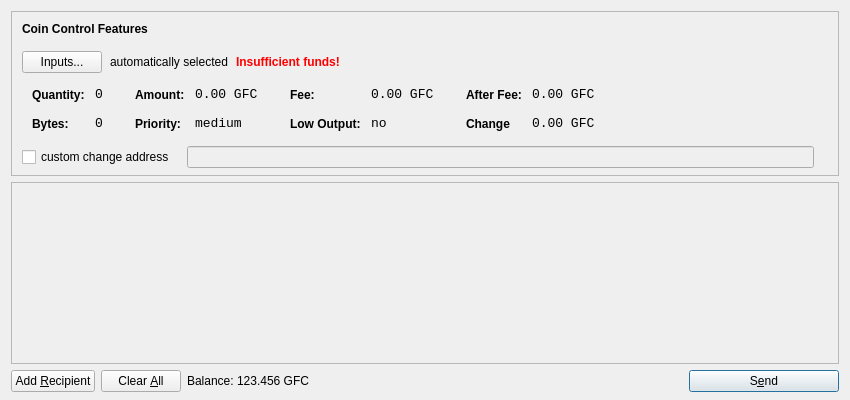
<?xml version="1.0" encoding="UTF-8"?>
<ui version="4.0">
 <class>SendCoinsDialog</class>
 <widget class="QDialog" name="SendCoinsDialog">
  <property name="geometry">
   <rect>
    <x>0</x>
    <y>0</y>
    <width>850</width>
    <height>400</height>
   </rect>
  </property>
  <property name="windowTitle">
   <string>Send Coins</string>
  </property>
  <layout class="QVBoxLayout" name="verticalLayout" stretch="0,1,0">
   <property name="bottomMargin">
    <number>8</number>
   </property>
   <item>
    <widget class="QFrame" name="frameCoinControl">
     <property name="sizePolicy">
      <sizepolicy hsizetype="Expanding" vsizetype="Expanding">
       <horstretch>0</horstretch>
       <verstretch>0</verstretch>
      </sizepolicy>
     </property>
     <property name="maximumSize">
      <size>
       <width>16777215</width>
       <height>16777215</height>
      </size>
     </property>
     <property name="frameShape">
      <enum>QFrame::StyledPanel</enum>
     </property>
     <property name="frameShadow">
      <enum>QFrame::Sunken</enum>
     </property>
     <layout class="QVBoxLayout" name="verticalLayoutCoinControl2">
      <property name="spacing">
       <number>-1</number>
      </property>
      <property name="leftMargin">
       <number>0</number>
      </property>
      <property name="topMargin">
       <number>0</number>
      </property>
      <property name="rightMargin">
       <number>0</number>
      </property>
      <property name="bottomMargin">
       <number>6</number>
      </property>
      <item>
       <layout class="QVBoxLayout" name="verticalLayoutCoinControl" stretch="0,0,0,0,1">
        <property name="spacing">
         <number>0</number>
        </property>
        <property name="leftMargin">
         <number>10</number>
        </property>
        <property name="topMargin">
         <number>10</number>
        </property>
        <item>
         <layout class="QHBoxLayout" name="horizontalLayoutCoinControl1">
          <property name="bottomMargin">
           <number>15</number>
          </property>
          <item>
           <widget class="QLabel" name="labelCoinControlFeatures">
            <property name="sizePolicy">
             <sizepolicy hsizetype="Preferred" vsizetype="Maximum">
              <horstretch>0</horstretch>
              <verstretch>0</verstretch>
             </sizepolicy>
            </property>
            <property name="font">
             <font>
              <weight>75</weight>
              <bold>true</bold>
             </font>
            </property>
            <property name="styleSheet">
             <string notr="true">font-weight:bold;</string>
            </property>
            <property name="text">
             <string>Coin Control Features</string>
            </property>
           </widget>
          </item>
         </layout>
        </item>
        <item>
         <layout class="QHBoxLayout" name="horizontalLayoutCoinControl2" stretch="0,0,0,0">
          <property name="spacing">
           <number>8</number>
          </property>
          <property name="bottomMargin">
           <number>10</number>
          </property>
          <item>
           <widget class="QPushButton" name="pushButtonCoinControl">
            <property name="styleSheet">
             <string notr="true"/>
            </property>
            <property name="text">
             <string>Inputs...</string>
            </property>
           </widget>
          </item>
          <item>
           <widget class="QLabel" name="labelCoinControlAutomaticallySelected">
            <property name="text">
             <string>automatically selected</string>
            </property>
            <property name="margin">
             <number>5</number>
            </property>
           </widget>
          </item>
          <item>
           <widget class="QLabel" name="labelCoinControlInsuffFunds">
            <property name="font">
             <font>
              <weight>75</weight>
              <bold>true</bold>
             </font>
            </property>
            <property name="styleSheet">
             <string notr="true">color:red;font-weight:bold;</string>
            </property>
            <property name="text">
             <string>Insufficient funds!</string>
            </property>
            <property name="margin">
             <number>5</number>
            </property>
           </widget>
          </item>
          <item>
           <spacer name="horizontalSpacerCoinControl">
            <property name="orientation">
             <enum>Qt::Horizontal</enum>
            </property>
            <property name="sizeHint" stdset="0">
             <size>
              <width>40</width>
              <height>1</height>
             </size>
            </property>
           </spacer>
          </item>
         </layout>
        </item>
        <item>
         <widget class="QWidget" name="widgetCoinControl" native="true">
          <property name="sizePolicy">
           <sizepolicy hsizetype="Preferred" vsizetype="Preferred">
            <horstretch>0</horstretch>
            <verstretch>0</verstretch>
           </sizepolicy>
          </property>
          <property name="minimumSize">
           <size>
            <width>0</width>
            <height>0</height>
           </size>
          </property>
          <property name="styleSheet">
           <string notr="true"/>
          </property>
          <layout class="QHBoxLayout" name="horizontalLayoutCoinControl5">
           <property name="margin">
            <number>0</number>
           </property>
           <item>
            <layout class="QHBoxLayout" name="horizontalLayoutCoinControl3" stretch="0,0,0,1">
             <property name="spacing">
              <number>20</number>
             </property>
             <property name="topMargin">
              <number>0</number>
             </property>
             <property name="bottomMargin">
              <number>10</number>
             </property>
             <item>
              <layout class="QFormLayout" name="formLayoutCoinControl1">
               <property name="horizontalSpacing">
                <number>10</number>
               </property>
               <property name="verticalSpacing">
                <number>14</number>
               </property>
               <property name="leftMargin">
                <number>10</number>
               </property>
               <property name="topMargin">
                <number>4</number>
               </property>
               <property name="rightMargin">
                <number>6</number>
               </property>
               <item row="0" column="0">
                <widget class="QLabel" name="labelCoinControlQuantityText">
                 <property name="styleSheet">
                  <string notr="true">font-weight:bold;</string>
                 </property>
                 <property name="text">
                  <string>Quantity:</string>
                 </property>
                 <property name="margin">
                  <number>0</number>
                 </property>
                </widget>
               </item>
               <item row="0" column="1">
                <widget class="QLabel" name="labelCoinControlQuantity">
                 <property name="font">
                  <font>
                   <family>Monospace</family>
                   <pointsize>10</pointsize>
                  </font>
                 </property>
                 <property name="cursor">
                  <cursorShape>IBeamCursor</cursorShape>
                 </property>
                 <property name="contextMenuPolicy">
                  <enum>Qt::ActionsContextMenu</enum>
                 </property>
                 <property name="text">
                  <string>0</string>
                 </property>
                 <property name="margin">
                  <number>0</number>
                 </property>
                 <property name="textInteractionFlags">
                  <set>Qt::LinksAccessibleByMouse|Qt::TextSelectableByKeyboard|Qt::TextSelectableByMouse</set>
                 </property>
                </widget>
               </item>
               <item row="1" column="0">
                <widget class="QLabel" name="labelCoinControlBytesText">
                 <property name="styleSheet">
                  <string notr="true">font-weight:bold;</string>
                 </property>
                 <property name="text">
                  <string>Bytes:</string>
                 </property>
                </widget>
               </item>
               <item row="1" column="1">
                <widget class="QLabel" name="labelCoinControlBytes">
                 <property name="font">
                  <font>
                   <family>Monospace</family>
                   <pointsize>10</pointsize>
                  </font>
                 </property>
                 <property name="cursor">
                  <cursorShape>IBeamCursor</cursorShape>
                 </property>
                 <property name="contextMenuPolicy">
                  <enum>Qt::ActionsContextMenu</enum>
                 </property>
                 <property name="text">
                  <string>0</string>
                 </property>
                 <property name="textInteractionFlags">
                  <set>Qt::LinksAccessibleByMouse|Qt::TextSelectableByKeyboard|Qt::TextSelectableByMouse</set>
                 </property>
                </widget>
               </item>
              </layout>
             </item>
             <item>
              <layout class="QFormLayout" name="formLayoutCoinControl2">
               <property name="horizontalSpacing">
                <number>10</number>
               </property>
               <property name="verticalSpacing">
                <number>14</number>
               </property>
               <property name="leftMargin">
                <number>6</number>
               </property>
               <property name="topMargin">
                <number>4</number>
               </property>
               <property name="rightMargin">
                <number>6</number>
               </property>
               <item row="0" column="0">
                <widget class="QLabel" name="labelCoinControlAmountText">
                 <property name="styleSheet">
                  <string notr="true">font-weight:bold;</string>
                 </property>
                 <property name="text">
                  <string>Amount:</string>
                 </property>
                 <property name="margin">
                  <number>0</number>
                 </property>
                </widget>
               </item>
               <item row="0" column="1">
                <widget class="QLabel" name="labelCoinControlAmount">
                 <property name="font">
                  <font>
                   <family>Monospace</family>
                   <pointsize>10</pointsize>
                  </font>
                 </property>
                 <property name="cursor">
                  <cursorShape>IBeamCursor</cursorShape>
                 </property>
                 <property name="contextMenuPolicy">
                  <enum>Qt::ActionsContextMenu</enum>
                 </property>
                 <property name="text">
                  <string>0.00 GFC</string>
                 </property>
                 <property name="textInteractionFlags">
                  <set>Qt::LinksAccessibleByMouse|Qt::TextSelectableByKeyboard|Qt::TextSelectableByMouse</set>
                 </property>
                </widget>
               </item>
               <item row="1" column="0">
                <widget class="QLabel" name="labelCoinControlPriorityText">
                 <property name="styleSheet">
                  <string notr="true">font-weight:bold;</string>
                 </property>
                 <property name="text">
                  <string>Priority:</string>
                 </property>
                </widget>
               </item>
               <item row="1" column="1">
                <widget class="QLabel" name="labelCoinControlPriority">
                 <property name="font">
                  <font>
                   <family>Monospace</family>
                   <pointsize>10</pointsize>
                  </font>
                 </property>
                 <property name="cursor">
                  <cursorShape>IBeamCursor</cursorShape>
                 </property>
                 <property name="contextMenuPolicy">
                  <enum>Qt::ActionsContextMenu</enum>
                 </property>
                 <property name="text">
                  <string>medium</string>
                 </property>
                 <property name="textInteractionFlags">
                  <set>Qt::LinksAccessibleByMouse|Qt::TextSelectableByKeyboard|Qt::TextSelectableByMouse</set>
                 </property>
                </widget>
               </item>
              </layout>
             </item>
             <item>
              <layout class="QFormLayout" name="formLayoutCoinControl3">
               <property name="horizontalSpacing">
                <number>10</number>
               </property>
               <property name="verticalSpacing">
                <number>14</number>
               </property>
               <property name="leftMargin">
                <number>6</number>
               </property>
               <property name="topMargin">
                <number>4</number>
               </property>
               <property name="rightMargin">
                <number>6</number>
               </property>
               <item row="0" column="0">
                <widget class="QLabel" name="labelCoinControlFeeText">
                 <property name="styleSheet">
                  <string notr="true">font-weight:bold;</string>
                 </property>
                 <property name="text">
                  <string>Fee:</string>
                 </property>
                 <property name="margin">
                  <number>0</number>
                 </property>
                </widget>
               </item>
               <item row="0" column="1">
                <widget class="QLabel" name="labelCoinControlFee">
                 <property name="font">
                  <font>
                   <family>Monospace</family>
                   <pointsize>10</pointsize>
                  </font>
                 </property>
                 <property name="cursor">
                  <cursorShape>IBeamCursor</cursorShape>
                 </property>
                 <property name="contextMenuPolicy">
                  <enum>Qt::ActionsContextMenu</enum>
                 </property>
                 <property name="text">
                  <string>0.00 GFC</string>
                 </property>
                 <property name="textInteractionFlags">
                  <set>Qt::LinksAccessibleByMouse|Qt::TextSelectableByKeyboard|Qt::TextSelectableByMouse</set>
                 </property>
                </widget>
               </item>
               <item row="1" column="0">
                <widget class="QLabel" name="labelCoinControlLowOutputText">
                 <property name="styleSheet">
                  <string notr="true">font-weight:bold;</string>
                 </property>
                 <property name="text">
                  <string>Low Output:</string>
                 </property>
                </widget>
               </item>
               <item row="1" column="1">
                <widget class="QLabel" name="labelCoinControlLowOutput">
                 <property name="font">
                  <font>
                   <family>Monospace</family>
                   <pointsize>10</pointsize>
                  </font>
                 </property>
                 <property name="cursor">
                  <cursorShape>IBeamCursor</cursorShape>
                 </property>
                 <property name="contextMenuPolicy">
                  <enum>Qt::ActionsContextMenu</enum>
                 </property>
                 <property name="text">
                  <string>no</string>
                 </property>
                 <property name="textInteractionFlags">
                  <set>Qt::LinksAccessibleByMouse|Qt::TextSelectableByKeyboard|Qt::TextSelectableByMouse</set>
                 </property>
                </widget>
               </item>
              </layout>
             </item>
             <item>
              <layout class="QFormLayout" name="formLayoutCoinControl4">
               <property name="horizontalSpacing">
                <number>10</number>
               </property>
               <property name="verticalSpacing">
                <number>14</number>
               </property>
               <property name="leftMargin">
                <number>6</number>
               </property>
               <property name="topMargin">
                <number>4</number>
               </property>
               <property name="rightMargin">
                <number>6</number>
               </property>
               <item row="0" column="0">
                <widget class="QLabel" name="labelCoinControlAfterFeeText">
                 <property name="styleSheet">
                  <string notr="true">font-weight:bold;</string>
                 </property>
                 <property name="text">
                  <string>After Fee:</string>
                 </property>
                 <property name="margin">
                  <number>0</number>
                 </property>
                </widget>
               </item>
               <item row="0" column="1">
                <widget class="QLabel" name="labelCoinControlAfterFee">
                 <property name="font">
                  <font>
                   <family>Monospace</family>
                   <pointsize>10</pointsize>
                  </font>
                 </property>
                 <property name="cursor">
                  <cursorShape>IBeamCursor</cursorShape>
                 </property>
                 <property name="contextMenuPolicy">
                  <enum>Qt::ActionsContextMenu</enum>
                 </property>
                 <property name="text">
                  <string>0.00 GFC</string>
                 </property>
                 <property name="textInteractionFlags">
                  <set>Qt::LinksAccessibleByMouse|Qt::TextSelectableByKeyboard|Qt::TextSelectableByMouse</set>
                 </property>
                </widget>
               </item>
               <item row="1" column="0">
                <widget class="QLabel" name="labelCoinControlChangeText">
                 <property name="styleSheet">
                  <string notr="true">font-weight:bold;</string>
                 </property>
                 <property name="text">
                  <string>Change</string>
                 </property>
                </widget>
               </item>
               <item row="1" column="1">
                <widget class="QLabel" name="labelCoinControlChange">
                 <property name="font">
                  <font>
                   <family>Monospace</family>
                   <pointsize>10</pointsize>
                  </font>
                 </property>
                 <property name="cursor">
                  <cursorShape>IBeamCursor</cursorShape>
                 </property>
                 <property name="contextMenuPolicy">
                  <enum>Qt::ActionsContextMenu</enum>
                 </property>
                 <property name="text">
                  <string>0.00 GFC</string>
                 </property>
                 <property name="textInteractionFlags">
                  <set>Qt::LinksAccessibleByMouse|Qt::TextSelectableByKeyboard|Qt::TextSelectableByMouse</set>
                 </property>
                </widget>
               </item>
              </layout>
             </item>
            </layout>
           </item>
          </layout>
         </widget>
        </item>
        <item>
         <layout class="QHBoxLayout" name="horizontalLayoutCoinControl4" stretch="0,0,0">
          <property name="spacing">
           <number>12</number>
          </property>
          <property name="sizeConstraint">
           <enum>QLayout::SetDefaultConstraint</enum>
          </property>
          <property name="topMargin">
           <number>5</number>
          </property>
          <property name="rightMargin">
           <number>5</number>
          </property>
          <item>
           <widget class="QCheckBox" name="checkBoxCoinControlChange">
            <property name="text">
             <string>custom change address</string>
            </property>
           </widget>
          </item>
          <item>
           <widget class="QLineEdit" name="lineEditCoinControlChange">
            <property name="enabled">
             <bool>false</bool>
            </property>
            <property name="sizePolicy">
             <sizepolicy hsizetype="Expanding" vsizetype="Fixed">
              <horstretch>0</horstretch>
              <verstretch>0</verstretch>
             </sizepolicy>
            </property>
           </widget>
          </item>
          <item>
           <widget class="QLabel" name="labelCoinControlChangeLabel">
            <property name="sizePolicy">
             <sizepolicy hsizetype="Preferred" vsizetype="Expanding">
              <horstretch>0</horstretch>
              <verstretch>0</verstretch>
             </sizepolicy>
            </property>
            <property name="minimumSize">
             <size>
              <width>0</width>
              <height>0</height>
             </size>
            </property>
            <property name="text">
             <string/>
            </property>
            <property name="margin">
             <number>3</number>
            </property>
           </widget>
          </item>
         </layout>
        </item>
        <item>
         <spacer name="verticalSpacerCoinControl">
          <property name="orientation">
           <enum>Qt::Vertical</enum>
          </property>
          <property name="sizeHint" stdset="0">
           <size>
            <width>800</width>
            <height>1</height>
           </size>
          </property>
         </spacer>
        </item>
       </layout>
      </item>
     </layout>
    </widget>
   </item>
   <item>
    <widget class="QScrollArea" name="scrollArea">
     <property name="widgetResizable">
      <bool>true</bool>
     </property>
     <widget class="QWidget" name="scrollAreaWidgetContents">
      <property name="geometry">
       <rect>
        <x>0</x>
        <y>0</y>
        <width>830</width>
        <height>165</height>
       </rect>
      </property>
      <layout class="QVBoxLayout" name="verticalLayout_2">
       <property name="margin">
        <number>0</number>
       </property>
       <item>
        <layout class="QVBoxLayout" name="entries">
         <property name="spacing">
          <number>6</number>
         </property>
        </layout>
       </item>
       <item>
        <spacer name="verticalSpacer">
         <property name="orientation">
          <enum>Qt::Vertical</enum>
         </property>
         <property name="sizeHint" stdset="0">
          <size>
           <width>20</width>
           <height>40</height>
          </size>
         </property>
        </spacer>
       </item>
      </layout>
     </widget>
    </widget>
   </item>
   <item>
    <layout class="QHBoxLayout" name="horizontalLayout">
     <item>
      <widget class="QPushButton" name="addButton">
       <property name="toolTip">
        <string>Send to multiple recipients at once</string>
       </property>
       <property name="text">
        <string>Add &amp;Recipient</string>
       </property>
       <property name="icon">
        <iconset resource="../bitcoin.qrc">
         <normaloff>:/icons/add</normaloff>:/icons/add</iconset>
       </property>
       <property name="autoDefault">
        <bool>false</bool>
       </property>
      </widget>
     </item>
     <item>
      <widget class="QPushButton" name="clearButton">
       <property name="sizePolicy">
        <sizepolicy hsizetype="Minimum" vsizetype="Fixed">
         <horstretch>0</horstretch>
         <verstretch>0</verstretch>
        </sizepolicy>
       </property>
       <property name="toolTip">
        <string>Remove all transaction fields</string>
       </property>
       <property name="text">
        <string>Clear &amp;All</string>
       </property>
       <property name="icon">
        <iconset resource="../bitcoin.qrc">
         <normaloff>:/icons/remove</normaloff>:/icons/remove</iconset>
       </property>
       <property name="autoRepeatDelay">
        <number>300</number>
       </property>
       <property name="autoDefault">
        <bool>false</bool>
       </property>
      </widget>
     </item>
     <item>
      <layout class="QHBoxLayout" name="horizontalLayout_2">
       <property name="spacing">
        <number>3</number>
       </property>
       <item>
        <widget class="QLabel" name="label">
         <property name="sizePolicy">
          <sizepolicy hsizetype="Preferred" vsizetype="Fixed">
           <horstretch>0</horstretch>
           <verstretch>0</verstretch>
          </sizepolicy>
         </property>
         <property name="text">
          <string>Balance:</string>
         </property>
        </widget>
       </item>
       <item>
        <widget class="QLabel" name="labelBalance">
         <property name="sizePolicy">
          <sizepolicy hsizetype="Preferred" vsizetype="Fixed">
           <horstretch>0</horstretch>
           <verstretch>0</verstretch>
          </sizepolicy>
         </property>
         <property name="cursor">
          <cursorShape>IBeamCursor</cursorShape>
         </property>
         <property name="text">
          <string>123.456 GFC</string>
         </property>
         <property name="textInteractionFlags">
          <set>Qt::LinksAccessibleByMouse|Qt::TextSelectableByKeyboard|Qt::TextSelectableByMouse</set>
         </property>
        </widget>
       </item>
      </layout>
     </item>
     <item>
      <spacer name="horizontalSpacer">
       <property name="orientation">
        <enum>Qt::Horizontal</enum>
       </property>
       <property name="sizeHint" stdset="0">
        <size>
         <width>40</width>
         <height>20</height>
        </size>
       </property>
      </spacer>
     </item>
     <item>
      <widget class="QPushButton" name="sendButton">
       <property name="minimumSize">
        <size>
         <width>150</width>
         <height>0</height>
        </size>
       </property>
       <property name="toolTip">
        <string>Confirm the send action</string>
       </property>
       <property name="text">
        <string>S&amp;end</string>
       </property>
       <property name="icon">
        <iconset resource="../bitcoin.qrc">
         <normaloff>:/icons/send</normaloff>:/icons/send</iconset>
       </property>
       <property name="default">
        <bool>true</bool>
       </property>
      </widget>
     </item>
    </layout>
   </item>
  </layout>
 </widget>
 <resources>
  <include location="../bitcoin.qrc"/>
 </resources>
 <connections/>
</ui>
